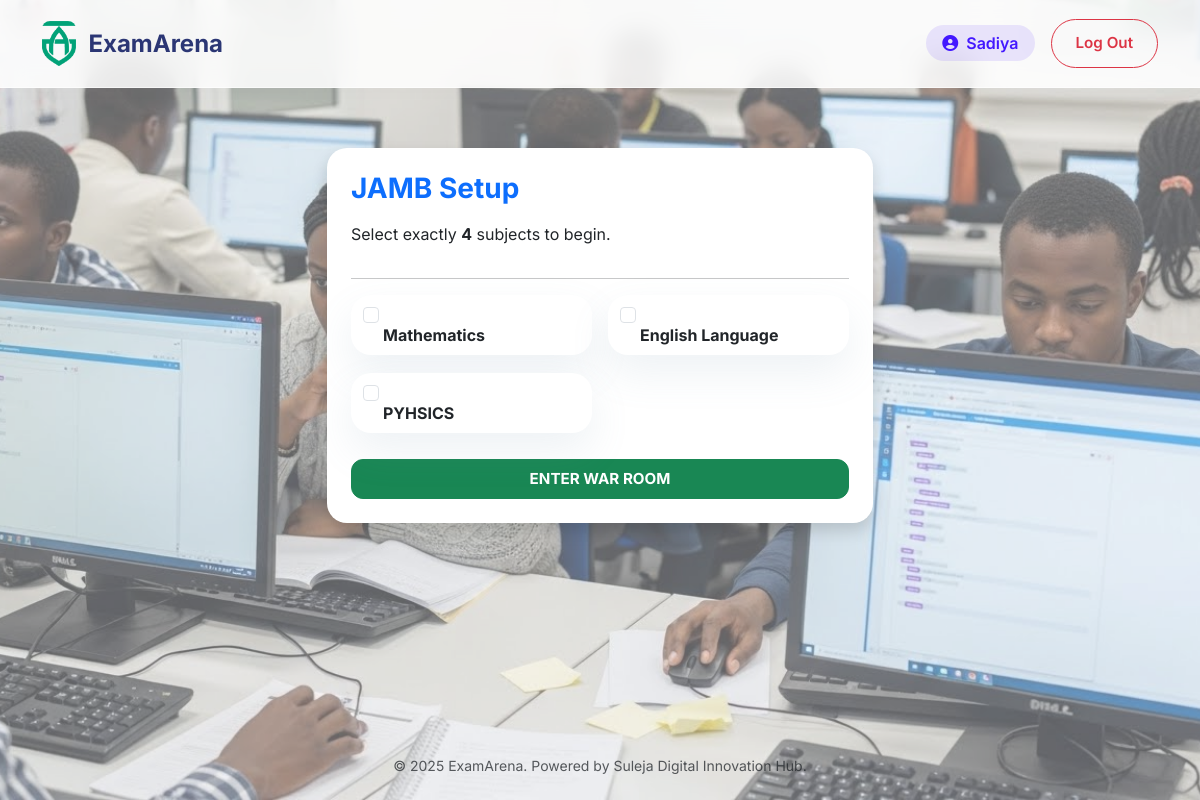
/setup/1 (signed in), run on the app's committed database.
### src/app/models.py (models this page shows, shortened)
class User(db.Model):
    id = db.Column(db.Integer, primary_key=True)
    username = db.Column(db.String(80), unique=True, nullable=False)
    password_hash = db.Column(db.String(128))
    role = db.Column(db.String(20), default='student') # superadmin, centeradmin, student
    center_id = db.Column(db.Integer, db.ForeignKey('center.id'), nullable=True)
    is_writing = db.Column(db.Boolean, default=False)
    last_login = db.Column(db.DateTime)

class Exam(db.Model):
    id = db.Column(db.Integer, primary_key=True)
    name = db.Column(db.String(100), nullable=False) # JAMB, WAEC, NECO
    duration_minutes = db.Column(db.Integer, default=60)
    required_subjects = db.Column(db.Integer, default=1) # JAMB=4, others=1
    subjects = db.relationship('Subject', backref='exam', lazy=True)

class Subject(db.Model):
    id = db.Column(db.Integer, primary_key=True)
    name = db.Column(db.String(100), nullable=False)
    exam_id = db.Column(db.Integer, db.ForeignKey('exam.id'))
    questions = db.relationship('Question', backref='subject', lazy=True)

### src/app/controllers/main.py (the view)
@bp.route('/setup/<int:exam_id>')
@login_required
def exam_setup(exam_id):
    exam = Exam.query.get_or_404(exam_id)
    subjects = Subject.query.filter_by(exam_id=exam.id).all()
    return render_template('student/setup.html', exam=exam, subjects=subjects)

### src/app/controllers/auth.py (called while the page is built)
def login_required(f):
    @wraps(f)
    def decorated_function(*args, **kwargs):
        if 'user_id' not in session:
            return redirect(url_for('auth.login'))
        return f(*args, **kwargs)
    return decorated_function

@bp.before_app_request
def load_logged_in_user():
    user_id = session.get('user_id')
    if user_id is None:
        g.user = None
    else:
        g.user = User.query.get(user_id)

### src/resources/templates/student/setup.html (shortened to what this page needs)
{% extends 'base.html' %}
{% block content %}
<div class="row justify-content-center py-5">
    <div class="col-md-6">
        <div class="card shadow p-4">
            <h3 class="fw-bold text-primary mb-3">{{ exam.name }} Setup</h3>
            <p>Select exactly <strong>{{ exam.required_subjects }}</strong> subjects to begin.</p>
            <hr>
            <form action="{{ url_for('main.take_exam') }}" method="POST">
                <div class="row g-3">
                    {% for subject in subjects %}
                    <div class="col-md-6">
                        <div class="form-check card p-2">
                            <input class="form-check-input ms-1" type="checkbox" name="subjects" value="{{ subject.id }}" id="sub{{ subject.id }}">
                            <label class="form-check-label ms-4 fw-bold" for="sub{{ subject.id }}">
                                {{ subject.name }}
                            </label>
                        </div>
                    </div>
                    {% endfor %}
                </div>
                <button type="submit" class="btn btn-success w-100 mt-4 fw-bold py-2">ENTER WAR ROOM</button>
            </form>
        </div>
    </div>
</div>
{% endblock %}

### src/resources/templates/base.html (shortened to what this page needs)
<!DOCTYPE html>
<html lang="en">
<head>
    <link href="https://cdn.jsdelivr.net/npm/bootstrap@5.3.0/dist/css/bootstrap.min.css" rel="stylesheet">
    <link rel="stylesheet" href="https://cdnjs.cloudflare.com/ajax/libs/font-awesome/6.4.0/css/all.min.css">
    <link href="{{ url_for('static', filename='css/style.css') }}" rel="stylesheet">
</head>
<body>
    <nav class="navbar navbar-expand-lg fixed-top">
        <div class="container">
            <a class="navbar-brand" href="/">
                <img src="{{ url_for('static', filename='img/logo.png') }}" alt="EA">
                <span>ExamArena</span>
            </a>
            <div class="collapse navbar-collapse" id="navbarMain">
                <ul class="navbar-nav ms-auto align-items-center">
                    {% if g.user %}
                    <li class="nav-item">
                        <span class="badge-role me-3">
                            <i class="fas fa-user-circle me-2"></i>{{ g.user.username }}
                        </span>
                    </li>
                    <li class="nav-item">
                        <a href="{{ url_for('auth.logout') }}" class="btn btn-outline-danger btn-sm rounded-pill px-4">
                            Log Out
                        </a>
                    </li>
                    {% endif %}
                </ul>
            </div>
        </div>
    </nav>
    <div class="container" style="margin-top: 100px; margin-bottom: 50px; flex: 1;">
        {% block content %}{% endblock %}
    </div>
    <footer class="text-center py-4 text-muted small">
        &copy; 2025 ExamArena. Powered by Suleja Digital Innovation Hub.
    </footer>
</body>
</html>

### src/resources/static/css/style.css (style rules this page uses)
:root { --primary: #4318FF; --primary-hover: #3311CC; --secondary: #A3AED0; --dark-text: #2B3674; --light-bg: #F4F7FE; --card-bg: #FFFFFF; --glass-border: rgba(255, 255, 255, 0.6); --glass-bg: rgba(255, 255, 255, 0.85); --shadow-soft: 0px 18px 40px rgba(112, 144, 176, 0.12); }
body { font-family: 'Inter', sans-serif; background-color: var(--light-bg); color: var(--dark-text); min-height: 100vh; display: flex; flex-direction: column; }
.navbar { background: var(--glass-bg); backdrop-filter: blur(12px); border-bottom: 1px solid var(--glass-border); padding: 1rem 0; box-shadow: 0 2px 20px rgba(0, 0, 0, 0.02); }
.navbar-brand { font-weight: 700; font-size: 1.5rem; color: var(--dark-text) !important; display: flex; align-items: center; gap: 12px; }
.navbar-brand img { height: 45px; border-radius: 8px; }
.card { background: var(--card-bg); border-radius: 20px; border: none; box-shadow: var(--shadow-soft); transition: transform 0.3s ease, box-shadow 0.3s ease; overflow: hidden; }
.btn { border-radius: 12px; padding: 12px 24px; font-weight: 600; font-size: 0.95rem; transition: all 0.2s; text-transform: capitalize; }
.badge-role { background: rgba(67, 24, 255, 0.1); color: var(--primary); padding: 8px 16px; border-radius: 30px; font-weight: 600; }

### data on the page
User: user.username "Sadiya"
Exam: name "JAMB", required_subjects "4"
Subject: name "Mathematics"
Subject: name "English Language"
Subject: name "PYHSICS"
